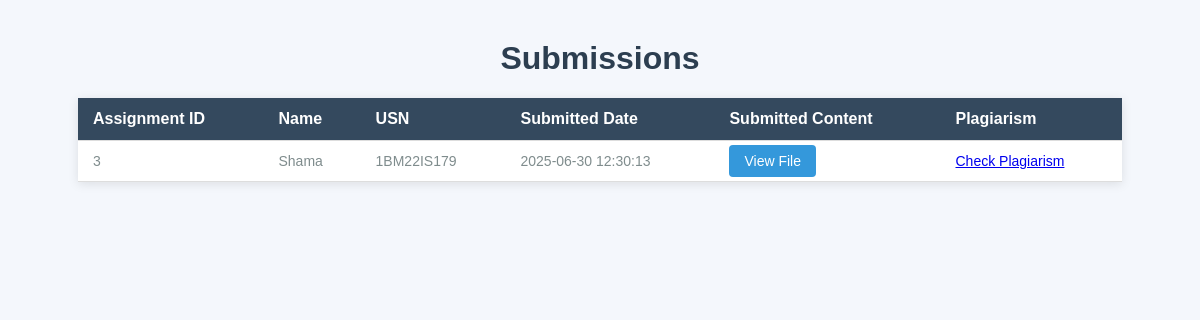
The app's page /view_submissions/3 (signed in) with its own data.
### tables this page shows
CREATE TABLE submissions (
            id INTEGER PRIMARY KEY AUTOINCREMENT,
            student_usn INTEGER NOT NULL,
            student_name text,
            assignment_id INTEGER NOT NULL,
            submission_filename TEXT NOT NULL,
            submission_date TIMESTAMP DEFAULT CURRENT_TIMESTAMP,
            FOREIGN KEY (student_name) REFERENCES students(name),
            FOREIGN KEY (student_usn) REFERENCES students (usn),
            FOREIGN KEY (assignment_id) REFERENCES assignments (id)
        );

### app1.py (the view)
@app.route('/view_submissions/<int:assignment_id>')
def view_submissions(assignment_id):
    if 'role' not in session or session['role'] != 'teacher':
        flash("Access denied.", "error")
        return redirect('/')
    conn = get_db_connection()
    cursor = conn.cursor()
    cursor.execute("SELECT  assignment_id,student_name,student_usn, submission_date,submission_filename FROM submissions WHERE assignment_id = ?", (assignment_id,))
    submissions = cursor.fetchall()
    conn.close()
    return render_template('view_submissions.html', submissions=submissions, assignment_id=assignment_id)

### app1.py (called while the page is built)
def get_db_connection():
    conn = sqlite3.connect('database.db')
    conn.row_factory = sqlite3.Row  # Enable dictionary-like access to rows
    return conn

### templates/view_submissions.html (shortened to what this page needs)
<!DOCTYPE html>
<html lang="en">
<head>
</head>
<body>
    <div class="container">
        <h1>Submissions</h1>
        <table>
            <thead>
                <tr>
                    <th>Assignment ID</th>
                    <th>Name</th>
                    <th>USN</th>
                    <th>Submitted Date</th>
                    <th>Submitted Content</th>
                    <th>Plagiarism</th>
                </tr>
            </thead>
            <tbody>
                {% if submissions %}
                    {% for submission in submissions %}
                        <tr>
                            <td>{{ submission.assignment_id }}</td>
                            <td>{{ submission.student_name }}</td>
                            <td>{{ submission.student_usn }}</td>
                            <td>{{ submission.submission_date }}</td>
                            <td>
                                {% if submission.submission_filename %}
                                    <a href="{{ url_for('view_file', filename=submission.submission_filename) }}" target="_blank" class="btn-download">
                                        View File
                                    </a>
                                {% else %}
                                    No file uploaded
                                {% endif %}
                            </td>
                            <td>
                                <a href="{{ url_for('check_plagiarism', filename=submission['submission_filename'].split('/')[-1]) }}" class="btn btn-warning">Check Plagiarism</a>
                            </td>
                        </tr>
                    {% endfor %}
                {% else %}
                    <tr>
                        <td colspan="6" class="no-submissions">No submissions found.</td>
                    </tr>
                {% endif %}
            </tbody>
        </table>
    </div>
</body>
</html>

### templates/view_submissions.html (style rules this page uses)
body { font-family: Arial, sans-serif; background-color: #f4f7fc; margin: 0; padding: 0; }
h1 { text-align: center; color: #2c3e50; margin-top: 20px; }
table { width: 90%; margin: 20px auto; border-collapse: collapse; background-color: #ffffff; box-shadow: 0 2px 10px rgba(0, 0, 0, 0.1); }
th, td { padding: 12px 15px; text-align: left; border-bottom: 1px solid #ddd; }
th { background-color: #34495e; color: white; font-size: 16px; }
td { color: #7f8c8d; font-size: 14px; }
.btn-download { padding: 8px 15px; background-color: #3498db; color: white; border: none; border-radius: 4px; font-size: 14px; cursor: pointer; text-decoration: none; }
.container { width: 100%; padding: 20px; box-sizing: border-box; }

### records on screen
submissions: assignment_id "3", student_name "Shama", student_usn "1BM22IS179", submission_date "2025-06-30 12:30:13"
